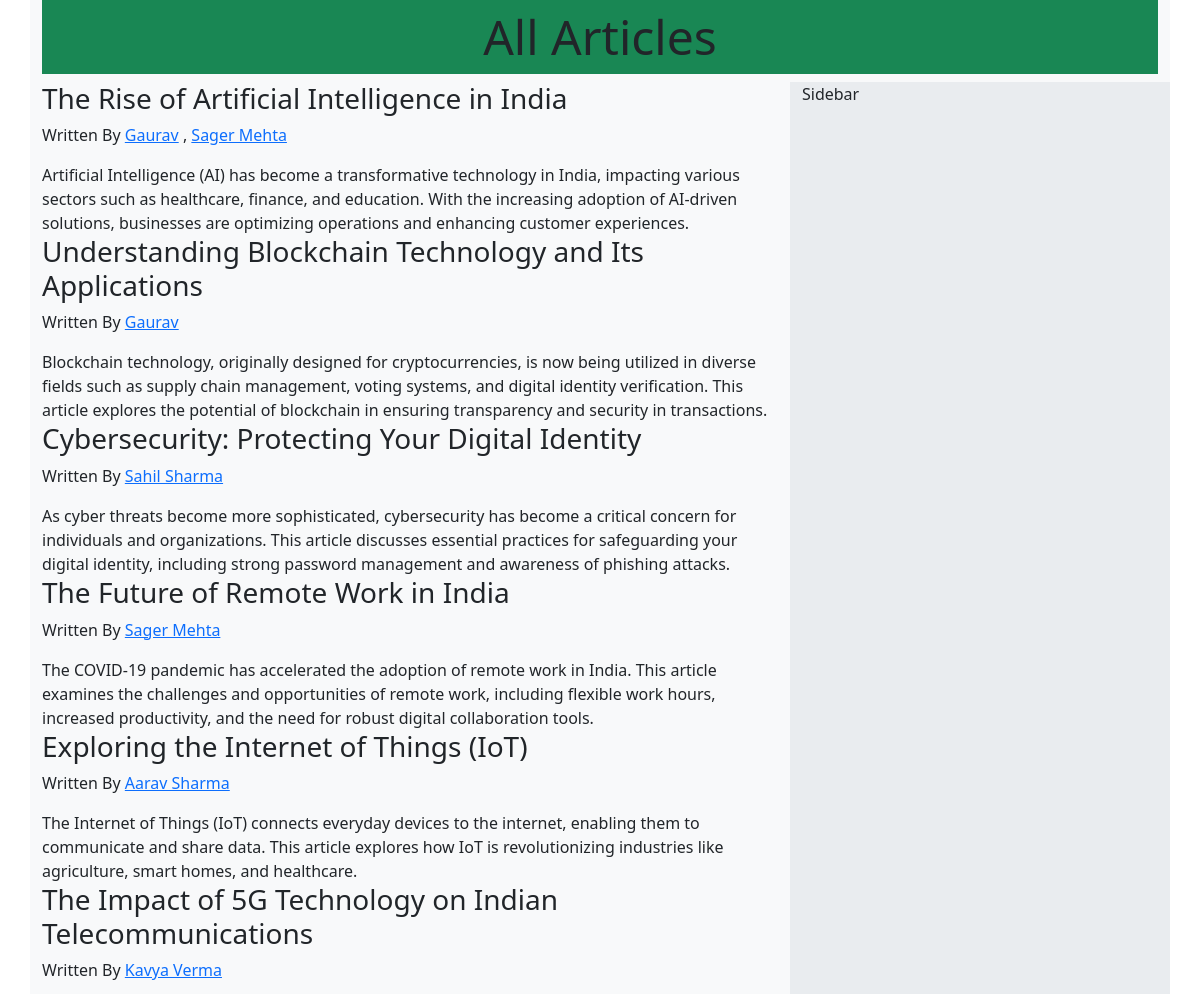
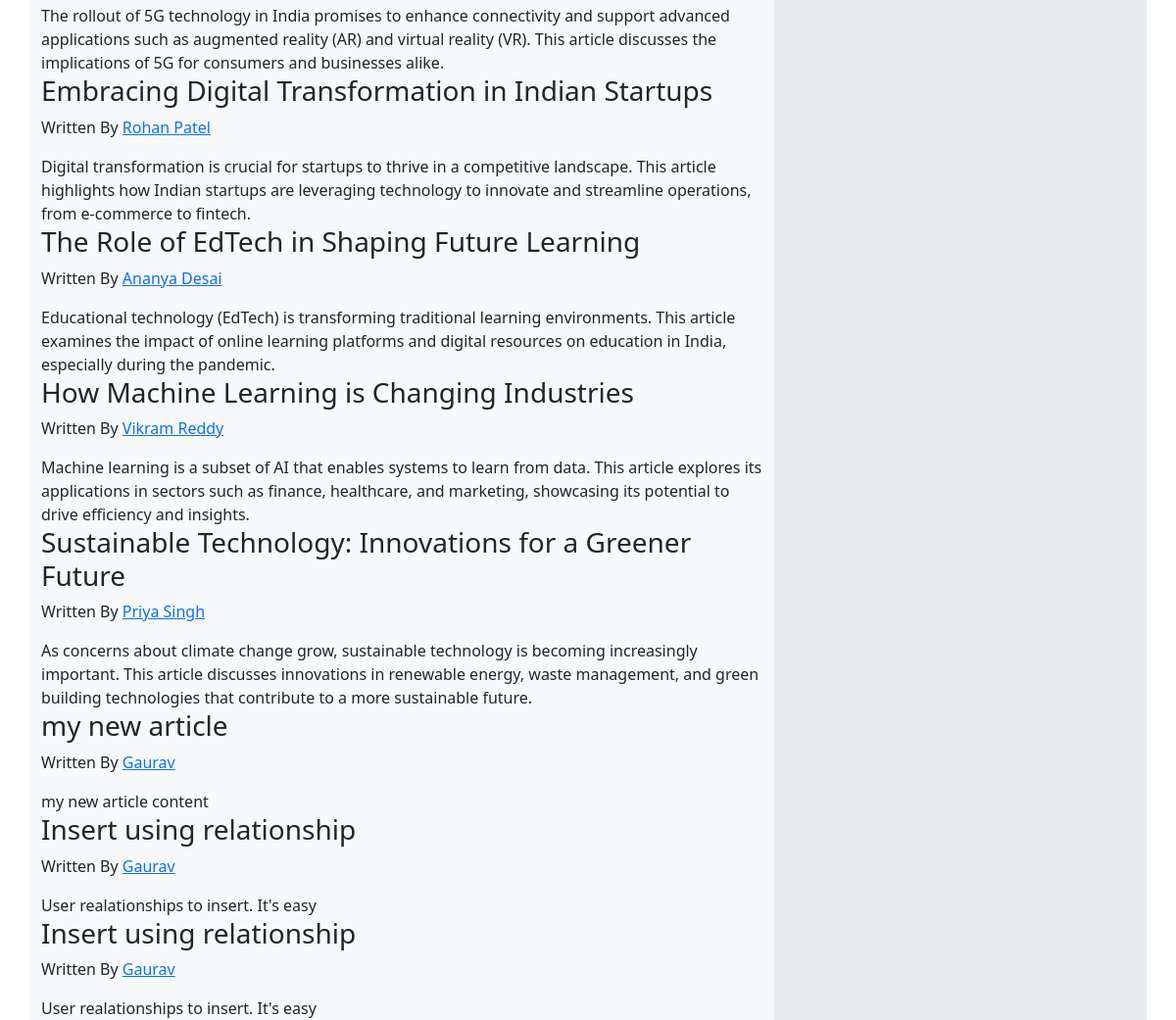
The page / on the database its author committed (2 pictures, top to bottom).
### application/models.py (models this page shows)
class Article(db.Model):
  __tablename__ = 'article'
  article_id =db.Column(db.Integer, primary_key=True, autoincrement=True)
  title =db.Column(db.String)
  content =db.Column(db.String)
  authors = db.relationship("User", secondary="article_authors")

class User(db.Model):
  __tablename__ = "user" # type: ignore >>>
  user_id = db.Column(db.Integer, autoincrement= True, primary_key= True)
  username = db.Column(db.String, unique= True)
  email =db.Column(db.String, unique = True)

### application/controllers.py (the view)
@app.route("/", methods= ['GET', 'POST'])
def articles():
  articles = Article.query.all()
  return render_template("articles.html", articles=articles)

### templates/articles.html (shortened to what this page needs)
<!DOCTYPE html>
<html lang="en">
  <head>
    <link rel="stylesheet" href="" />
    <link
      href="https://cdn.jsdelivr.net/npm/bootstrap@5.3.3/dist/css/bootstrap.min.css"
      rel="stylesheet"
    />
  </head>
  <body>
    <div class="container bg-light">
      <div class="jumbotron text-center">
        <h1 class="display-5 bg-success p-2">All Articles</h1>
      </div>
      <div class="row">
        <div class="col-md-8">
          {%for article in articles %}
          <h3>{{article['title']}}</h3>
          <p>
            Written By {%for author in article['authors'] %}
            <a href='/articles_by/{{author['username']}}'>{{author['username']}}</a> {% if not loop.last %},{% endif %} {% endfor
            %}
          </p>
          <div>{{article['content']}}</div>
          {% endfor %}
        </div>
        <div class="col-md-4 bg-body-secondary">Sidebar</div>
      </div>
    </div>
  </body>
</html>

### rows shown on the page
Article: title "The Rise of Artificial Intelligence in India", content "Artificial Intelligence (AI) has become a transformative technology in India, impacting various sectors such as healthcare, finance, and education. With the increasing adoption of AI-driven solutions, businesses are optimizing operations and enhancing customer experiences."
User: username "Gaurav"
User: username "Sager Mehta"
Article: title "Understanding Blockchain Technology and Its Applications", content "Blockchain technology, originally designed for cryptocurrencies, is now being utilized in diverse fields such as supply chain management, voting systems, and digital identity verification. This article explores the potential of blockchain in ensuring transparency and security in transactions."
Article: title "Cybersecurity: Protecting Your Digital Identity", content "As cyber threats become more sophisticated, cybersecurity has become a critical concern for individuals and organizations. This article discusses essential practices for safeguarding your digital identity, including strong password management and awareness of phishing attacks."
User: username "Sahil Sharma"
Article: title "The Future of Remote Work in India", content "The COVID-19 pandemic has accelerated the adoption of remote work in India. This article examines the challenges and opportunities of remote work, including flexible work hours, increased productivity, and the need for robust digital collaboration tools."
Article: title "Exploring the Internet of Things (IoT)", content "The Internet of Things (IoT) connects everyday devices to the internet, enabling them to communicate and share data. This article explores how IoT is revolutionizing industries like agriculture, smart homes, and healthcare."
User: username "Aarav Sharma"
Article: title "The Impact of 5G Technology on Indian Telecommunications", content "The rollout of 5G technology in India promises to enhance connectivity and support advanced applications such as augmented reality (AR) and virtual reality (VR). This article discusses the implications of 5G for consumers and businesses alike."
User: username "Kavya Verma"
Article: title "Embracing Digital Transformation in Indian Startups", content "Digital transformation is crucial for startups to thrive in a competitive landscape. This article highlights how Indian startups are leveraging technology to innovate and streamline operations, from e-commerce to fintech."
User: username "Rohan Patel"
Article: title "The Role of EdTech in Shaping Future Learning", content "Educational technology (EdTech) is transforming traditional learning environments. This article examines the impact of online learning platforms and digital resources on education in India, especially during the pandemic."
User: username "Ananya Desai"
Article: title "How Machine Learning is Changing Industries", content "Machine learning is a subset of AI that enables systems to learn from data. This article explores its applications in sectors such as finance, healthcare, and marketing, showcasing its potential to drive efficiency and insights."
User: username "Vikram Reddy"
Article: title "Sustainable Technology: Innovations for a Greener Future", content "As concerns about climate change grow, sustainable technology is becoming increasingly important. This article discusses innovations in renewable energy, waste management, and green building technologies that contribute to a more sustainable future."
User: username "Priya Singh"
Article: title "my new article", content "my new article content"
Article: title "Insert using relationship", content "User realationships to insert. It's easy"
Article: title "Insert using relationship", content "User realationships to insert. It's easy"
